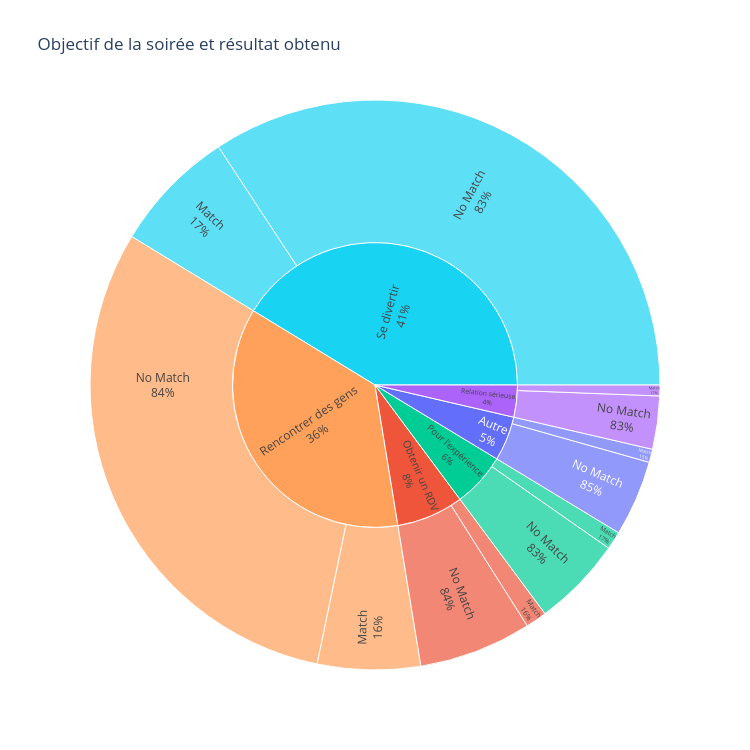

The code cell stored with this chart in its notebook:
### Markdown cell above
### Pourquoi sont-ils là ce soir ?

### Code cell
df_sun = df.groupby(['goal_label', 'match_label']).size().reset_index(name='nombre')

fig = px.sunburst(
    df_sun, path=['goal_label', 'match_label'], values='nombre',
    color='goal_label',
    title='Objectif de la soirée et résultat obtenu',
    width=750, height=750
)
fig.update_traces(textinfo='label+percent parent', insidetextorientation='radial')
fig.show()

### Figure 1 — Plotly figure (JSON) as saved in the notebook; plotly's stock layout.template omitted (floating-point values rounded to 4 significant figures)
{"data": [{"branchvalues": "total", "customdata": [["Autre"], ["Autre"], ["Autre"], ["Obtenir un RDV"], ["Obtenir un RDV"], ["Obtenir un RDV"], ["Pour l'expérience"], ["Pour l'expérience"], ["Pour l'expérience"], ["Relation sérieuse"], ["Relation sérieuse"], ["Relation sérieuse"], ["Rencontrer des gens"], ["Rencontrer des gens"], ["Rencontrer des gens"], ["Se divertir"], ["Se divertir"], ["Se divertir"]], "domain": {"x": [0, 1], "y": [0, 1]}, "hovertemplate": "labels=%{label}<br>nombre=%{value}<br>parent=%{parent}<br>id=%{id}<br>goal_label=%{customdata[0]}<extra></extra>", "ids": ["Autre/Match", "Autre/No Match", "Autre", "Obtenir un RDV/Match", "Obtenir un RDV/No Match", "Obtenir un RDV", "Pour l'expérience/Match", "Pour l'expérience/No Match", "Pour l'expérience", "Relation sérieuse/Match", "Relation sérieuse/No Match", "Relation sérieuse", "Rencontrer des gens/Match", "Rencontrer des gens/No Match", "Rencontrer des gens", "Se divertir/Match", "Se divertir/No Match", "Se divertir"], "insidetextorientation": "radial", "labels": ["Match", "No Match", "Autre", "Match", "No Match", "Obtenir un RDV", "Match", "No Match", "Pour l'expérience", "Match", "No Match", "Relation sérieuse", "Match", "No Match", "Rencontrer des gens", "Match", "No Match", "Se divertir"], "marker": {"colors": ["#636efa", "#636efa", "#636efa", "#EF553B", "#EF553B", "#EF553B", "#00cc96", "#00cc96", "#00cc96", "#ab63fa", "#ab63fa", "#ab63fa", "#FFA15A", "#FFA15A", "#FFA15A", "#19d3f3", "#19d3f3", "#19d3f3"]}, "name": "", "parents": ["Autre", "Autre", "", "Obtenir un RDV", "Obtenir un RDV", "", "Pour l'expérience", "Pour l'expérience", "", "Relation sérieuse", "Relation sérieuse", "", "Rencontrer des gens", "Rencontrer des gens", "", "Se divertir", "Se divertir", ""], "textinfo": "label+percent parent", "type": "sunburst", "values": [62.0, 357.0, 419.0, 100.0, 531.0, 631.0, 85.0, 425.0, 510.0, 51.0, 250.0, 301.0, 484.0, 2528.0, 3012.0, 583.0, 2843.0, 3426.0]}], "layout": {"height": 750, "legend": {"tracegroupgap": 0}, "title": {"text": "Objectif de la soirée et résultat obtenu"}, "width": 750}}
